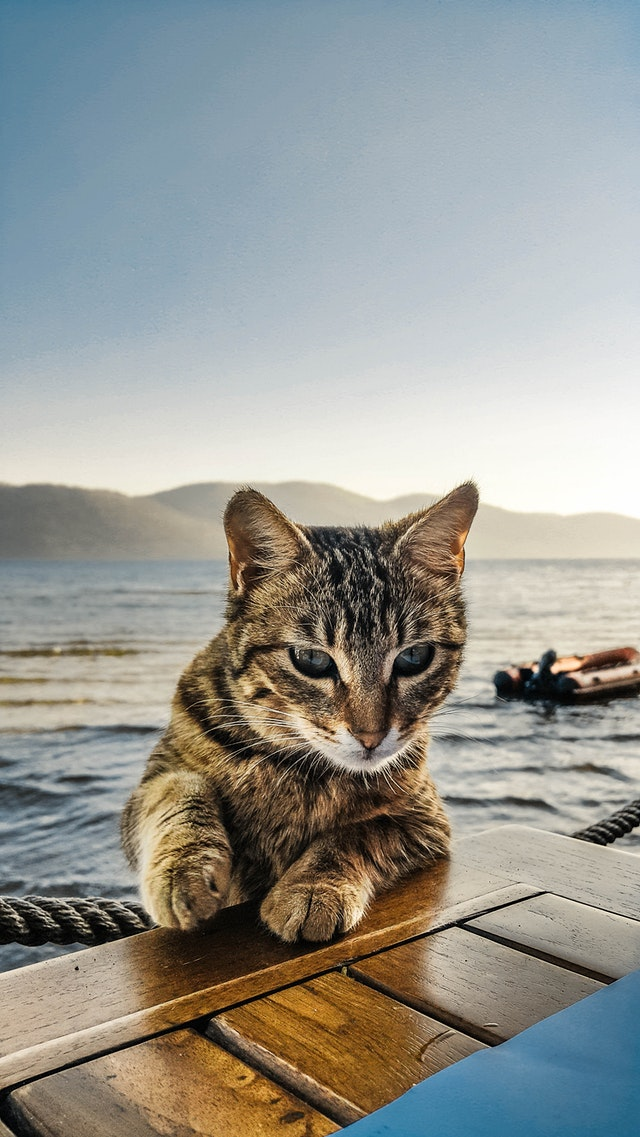
#> input picture images/cat-68594.jpg, 640 x 1137 px
$ jupyter execute --allow-errors k-means.ipynb   (shell and % lines are left out)
#> lines starting #> are read from the running program, lines starting #| are printed output that depends on the picture
### plot_utils.py
import numpy as np
import matplotlib.pyplot as plt

class plot_utils:
    def __init__(self, img_data, title, num_pixels=10000, colors=None):
        self.img_data = img_data
        self.title = title
        self.num_pixels = num_pixels
        self.colors = colors

    def colorSpace(self):
        if self.colors is None:
            self.colors = self.img_data

        rand = np.random.RandomState(42)
        index = rand.permutation(self.img_data.shape[0])[:self.num_pixels]
        colors = self.colors[index]
        R, G, B = self.img_data[index].T
        fig, ax = plt.subplots(1, 2, figsize=(12,8))
        ax[0].scatter(R, G, color=colors, marker='.')
        ax[0].set(xlabel='Red', ylabel='Green', xlim=(0, 1), ylim=(0, 1))
        ax[1].scatter(R, B, color=colors, marker='.')
        ax[1].set(xlabel='Red', ylabel='Blue', xlim=(0, 1), ylim=(0, 1))
        fig.suptitle(self.title, size=20)

### k-means.ipynb
<h2 align="center">Image Compression with K-means Clustering</h2>

### Task 1: Importing Libraries
---

[cell 1]
from __future__ import print_function
import os
import numpy as np
import matplotlib.pyplot as plt
import matplotlib.image as image
plt.style.use("ggplot")

from skimage import io
from sklearn.cluster import KMeans


from ipywidgets import interact, interactive, fixed, interact_manual, IntSlider
import ipywidgets as widgets

[cell 2]
plt.rcParams['figure.figsize'] = (20, 12)

### Task 2: Data Preprocessing
---

[cell 3]
img = io.imread('images/cat-68594.jpg')
#> img is the input picture: shape (1137, 640, 3); mean R, G, B 150.4, 151.1, 145.3
ax = plt.axes(xticks=[],yticks=[])
ax.imshow(img);

[cell 4]
img.shape
#> Out = (1137, 640, 3)

[cell 5]
img_data = (img / 255.0).reshape(-1,3)
img_data.shape
#> Out = (727680, 3)

### Task 3: Visualizing the Color Space using Point Clouds
---

[cell 6]
from plot_utils import plot_utils

[cell 7]
x = plot_utils(img_data, title = 'Input colour space: Over 16 million possible colours')
x.colorSpace()
#> in colorSpace, `R, G, B = self.img_data[index].T`: R = 10000 values, max 1 at index 1266, min 0 at index 4486, mean 0.59; G = 10000 values, max 1 at index 742, min 0 at index 175, mean 0.591; B = 10000 values, max 0.996 at index 1154, min 0 at index 151, mean 0.567
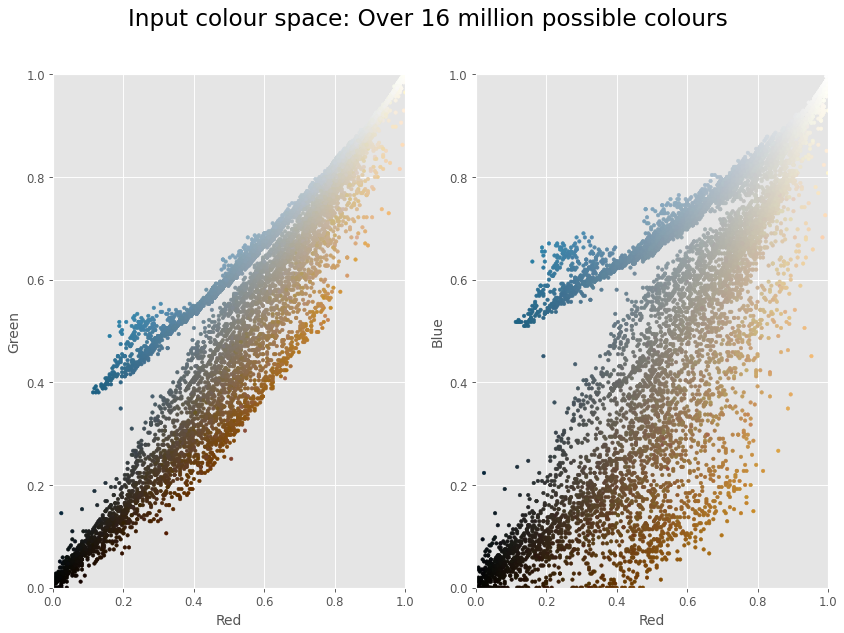
#> figure drawn by matplotlib, 2 panels

### Task 4: Visualizing the K-means Reduced Color Space
---

<a title="Incheol [CC BY-SA 4.0 (https://creativecommons.org/licenses/by-sa/4.0)], via Wikimedia Commons" href="https://commons.wikimedia.org/wiki/File:Kmeans_animation.gif"></a>
<h5 align="center">Incheol [<a href="https://creativecommons.org/licenses/by-sa/4.0">CC BY-SA 4.0</a>], <a href="https://commons.wikimedia.org/wiki/File:Kmeans_animation.gif">via Wikimedia Commons</a></h5>

**K-means Algorithm**:

1. Initialization: Randomly sample $k$ colors from the input image. These are the initial $k$ means $\mu_1,\mu_2,...,\mu_k$.

2. For each pixel in the image, assign it to its nearest mean given by $$c^{(i)} := \textrm{argmin}_{j}\left \|x^{(i)} - \mu_j \right \|^2$$

3. Update the means using the pixel assignments from Step 2. $$\mu_j := \frac{\sum_{i}^{n}1\left \{c^{(i)} = j  \right \}x^{(i)}}{\sum_{i}^{n}1\left \{c^{(i)} = j  \right \}}$$

4. Repeat Steps 2 and 3 until convergence.

[cell 8]
from sklearn.cluster import MiniBatchKMeans

[cell 9]
kmeans = MiniBatchKMeans(16).fit(img_data)
k_colours = kmeans.cluster_centers_[kmeans.predict(img_data)]

y = plot_utils(img_data, colors = k_colours, title='Reduced color Space')
y.colorSpace()
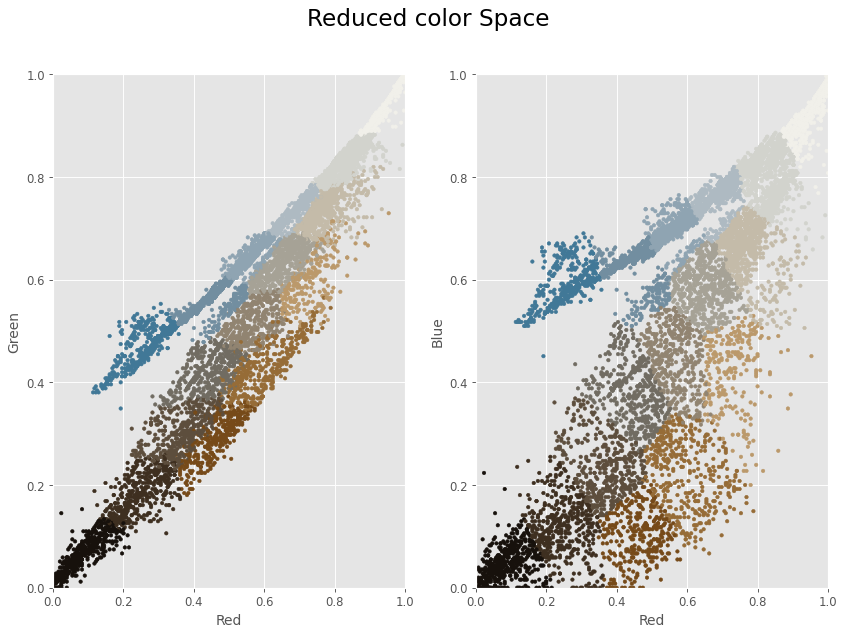
#> figure drawn by matplotlib, 2 panels
#> the sliders are set to 

$ run again, with images/stone-near-tree-1590511.jpg copied over images/cat-68594.jpg
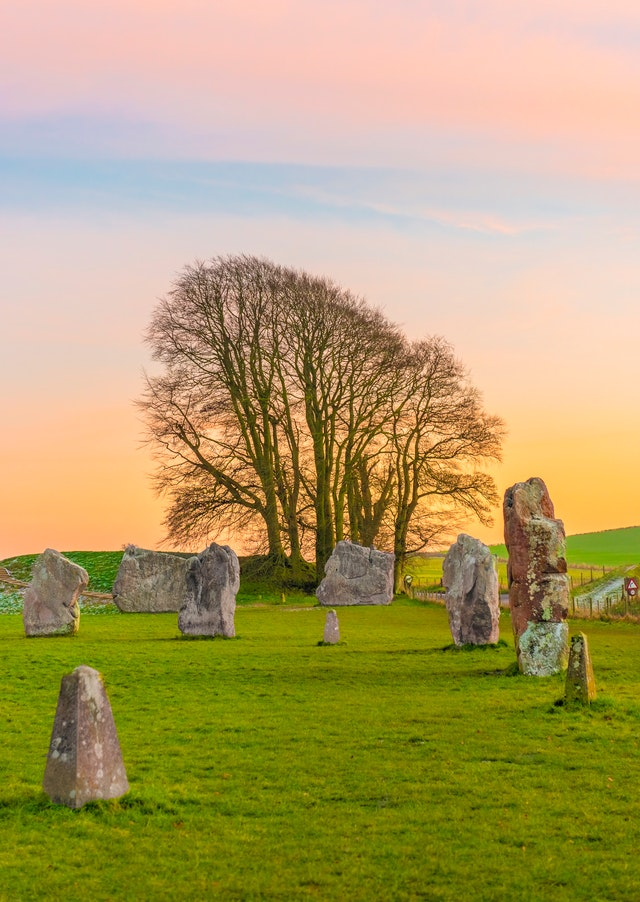
#> input picture images/stone-near-tree-1590511.jpg, 640 x 902 px
#> img is the input picture: shape (902, 640, 3); mean R, G, B 176.2, 158.6, 104.8
#> R = 10000 values, max 1 at index 11, min 0.0196 at index 4196, mean 0.693; G = 10000 values, max 0.878 at index 6596, min 0.0196 at index 1913, mean 0.624; B = 10000 values, max 0.867 at index 911, min 0 at index 1, mean 0.417
#> `[cell 7] x = plot_utils(img_data, title = 'Input colour space: Over 16..`:
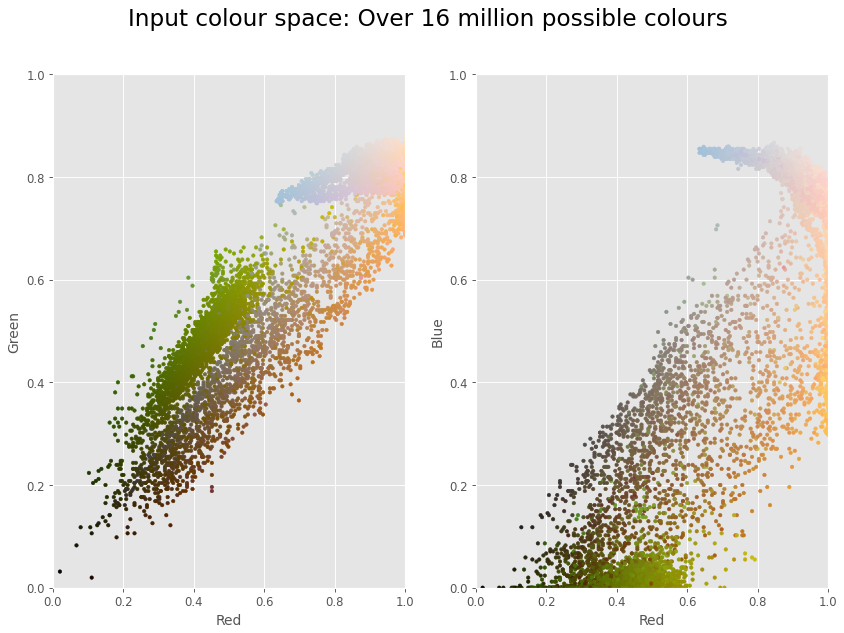
#> figure drawn by matplotlib, 2 panels
#> `[cell 9] kmeans = MiniBatchKMeans(16).fit(img_data) k_colours = kmeans..`:
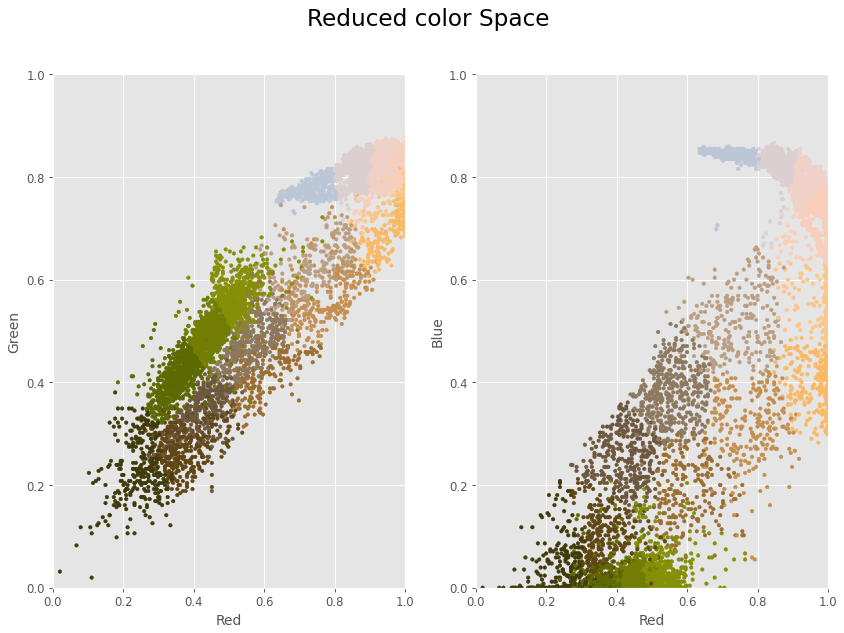
#> figure drawn by matplotlib, 2 panels
